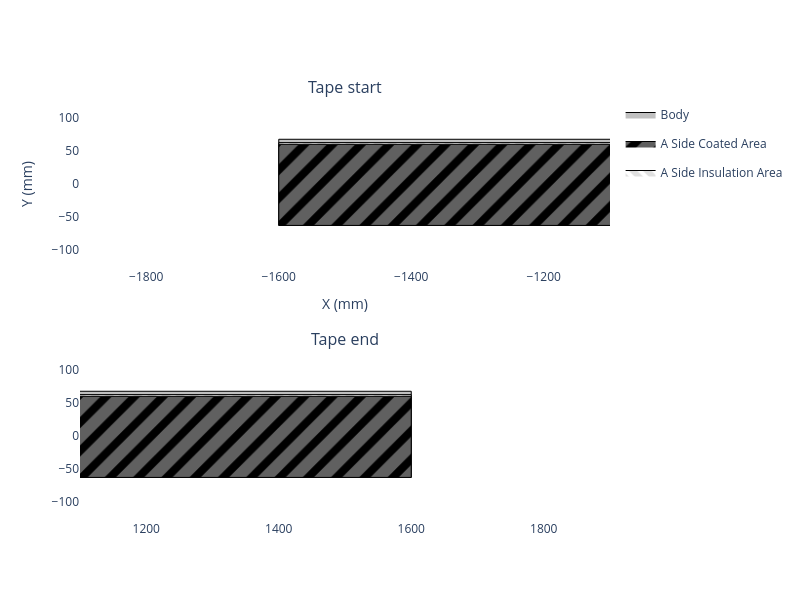

The code cell stored with this chart in its notebook:
### Code cell
cathode_current_collector.get_top_down_view(width=800, height=600)

### Figure 1 — Plotly figure (JSON) as saved in the notebook; plotly's stock layout.template omitted (floating-point values rounded to 4 significant figures)
{"data": [{"fill": "toself", "fillcolor": "#C0C0C0", "legendgroup": "Body", "line": {"color": "black", "width": 1}, "mode": "lines", "name": "Body", "showlegend": true, "type": "scatter", "x": [-1600.0, -1600.0, -1600.0, 1600.0, 1600.0, 1600.0, -1600.0], "xaxis": "x", "y": [-62.5, 62.5, 67.5, 67.5, 62.5, -62.5, -62.5], "yaxis": "y"}, {"fill": "toself", "fillcolor": "#C0C0C0", "legendgroup": "Body", "line": {"color": "black", "width": 1}, "mode": "lines", "name": "Body", "showlegend": false, "type": "scatter", "x": [-1600.0, -1600.0, -1600.0, 1600.0, 1600.0, 1600.0, -1600.0], "xaxis": "x2", "y": [-62.5, 62.5, 67.5, 67.5, 62.5, -62.5, -62.5], "yaxis": "y2"}, {"fill": "toself", "fillcolor": "black", "fillpattern": {"fgcolor": "#C0C0C0", "shape": "/", "size": 20, "solidity": 0.6}, "legendgroup": "A Side Coated Area", "line": {"color": "black", "width": 1}, "mode": "lines", "name": "A Side Coated Area", "type": "scatter", "x": [-1600.0, -1600.0, -1600.0, 1600.0, 1600.0, 1600.0, -1600.0], "xaxis": "x", "y": [-62.5, 60.0, 60.0, 60.0, 60.0, -62.5, -62.5], "yaxis": "y"}, {"fill": "toself", "fillcolor": "black", "fillpattern": {"fgcolor": "#C0C0C0", "shape": "/", "size": 20, "solidity": 0.6}, "legendgroup": "A Side Coated Area", "line": {"color": "black", "width": 1}, "mode": "lines", "name": "A Side Coated Area", "showlegend": false, "type": "scatter", "x": [-1600.0, -1600.0, -1600.0, 1600.0, 1600.0, 1600.0, -1600.0], "xaxis": "x2", "y": [-62.5, 60.0, 60.0, 60.0, 60.0, -62.5, -62.5], "yaxis": "y2"}, {"fill": "toself", "fillcolor": "white", "fillpattern": {"fgcolor": "#C0C0C0", "shape": "\\", "size": 10, "solidity": 0.6}, "legendgroup": "A Side Insulation Area", "line": {"color": "black", "width": 1}, "mode": "lines", "name": "A Side Insulation Area", "type": "scatter", "x": [-1600.0, -1600.0, 1600.0, 1600.0, -1600.0], "xaxis": "x", "y": [60.0, 62.5, 62.5, 60.0, 60.0], "yaxis": "y"}, {"fill": "toself", "fillcolor": "white", "fillpattern": {"fgcolor": "#C0C0C0", "shape": "\\", "size": 10, "solidity": 0.6}, "legendgroup": "A Side Insulation Area", "line": {"color": "black", "width": 1}, "mode": "lines", "name": "A Side Insulation Area", "showlegend": false, "type": "scatter", "x": [-1600.0, -1600.0, 1600.0, 1600.0, -1600.0], "xaxis": "x2", "y": [60.0, 62.5, 62.5, 60.0, 60.0], "yaxis": "y2"}], "layout": {"annotations": [{"font": {"size": 16}, "showarrow": false, "text": "Tape start", "x": 0.5, "xanchor": "center", "xref": "paper", "y": 1, "yanchor": "bottom", "yref": "paper"}, {"font": {"size": 16}, "showarrow": false, "text": "Tape end", "x": 0.5, "xanchor": "center", "xref": "paper", "y": 0.4, "yanchor": "bottom", "yref": "paper"}], "height": 600, "paper_bgcolor": "white", "plot_bgcolor": "white", "width": 800, "xaxis": {"anchor": "y", "domain": [0, 1], "range": [-1900, -1100], "scaleanchor": "y", "showgrid": false, "title": {"text": "X (mm)"}, "zeroline": false}, "xaxis2": {"anchor": "y2", "domain": [0, 1], "range": [1100, 1900], "scaleanchor": "y2"}, "yaxis": {"anchor": "x", "domain": [0.6, 1], "range": [-62.5, 62.5], "showgrid": false, "title": {"text": "Y (mm)"}, "zeroline": false}, "yaxis2": {"anchor": "x2", "domain": [0, 0.4], "range": [-62.5, 62.5]}}}
